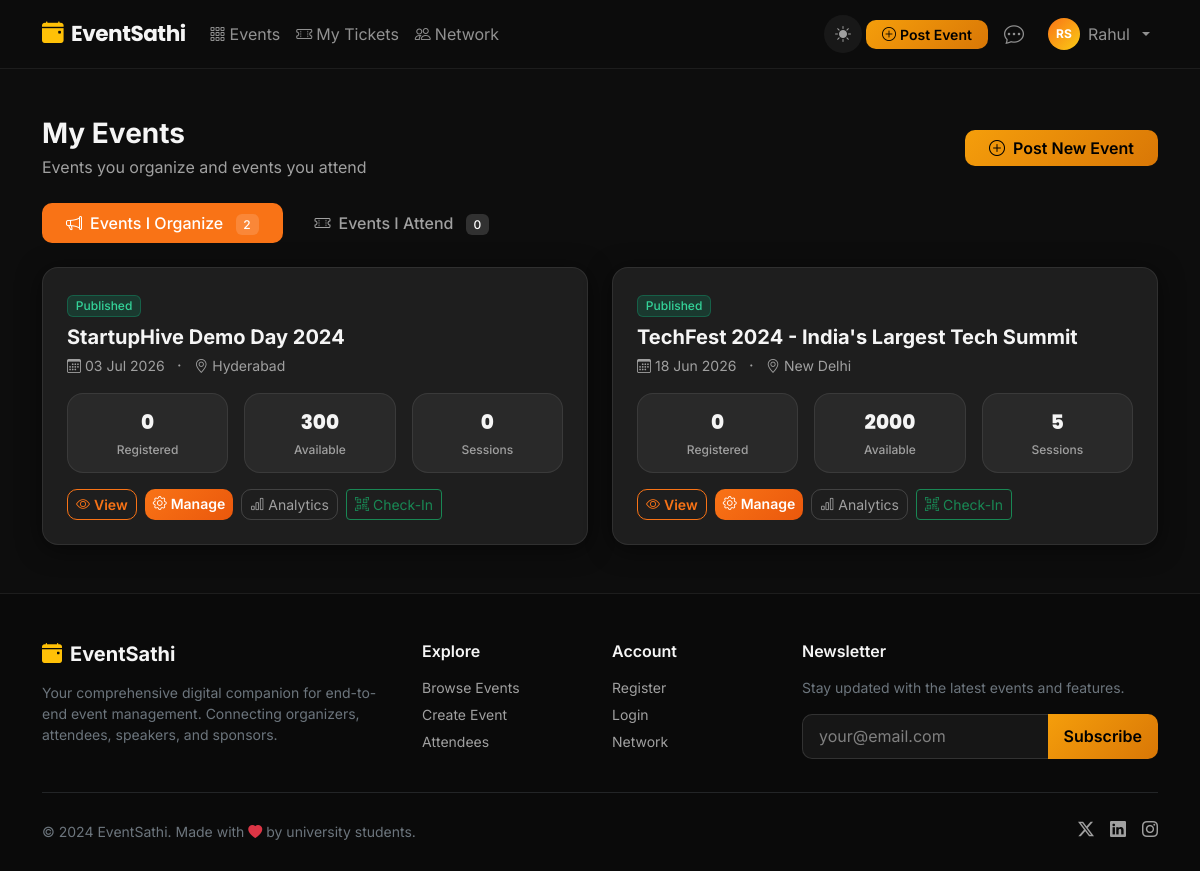
The app's page /events/my/events/ (signed in) with its own data.
### events/models.py (models this page shows, shortened)
class Event(models.Model):
    STATUS_CHOICES = [
        ('draft', 'Draft'),
        ('published', 'Published'),
        ('ongoing', 'Ongoing'),
        ('completed', 'Completed'),
        ('cancelled', 'Cancelled'),
    ]
    CATEGORY_CHOICES = [
        ('conference', 'Conference'),
        ('workshop', 'Workshop'),
        ('seminar', 'Seminar'),
        ('webinar', 'Webinar'),
        ('hackathon', 'Hackathon'),
        ('cultural', 'Cultural'),
        ('sports', 'Sports'),
        ('networking', 'Networking'),
        ('other', 'Other'),
    ]
    organizer = models.ForeignKey(User, on_delete=models.CASCADE, related_name='organized_events')
    title = models.CharField(max_length=300)
    slug = models.SlugField(max_length=300, unique=True)
    description = models.TextField()
    category = models.CharField(max_length=50, choices=CATEGORY_CHOICES, default='conference')
    banner = models.ImageField(upload_to='event_banners/', blank=True, null=True)
    start_date = models.DateTimeField()
    end_date = models.DateTimeField()
    registration_start = models.DateTimeField(blank=True, null=True)
    registration_end = models.DateTimeField(blank=True, null=True)
    venue = models.CharField(max_length=300)
    city = models.CharField(max_length=100)
    is_virtual = models.BooleanField(default=False)
    virtual_link = models.URLField(blank=True)
    max_capacity = models.PositiveIntegerField(default=100)
    status = models.CharField(max_length=20, choices=STATUS_CHOICES, default='published')
    is_featured = models.BooleanField(default=False)
    tags = models.CharField(max_length=500, blank=True)
    created_at = models.DateTimeField(auto_now_add=True)
    updated_at = models.DateTimeField(auto_now=True)
    class Meta:
        ordering = ['-start_date']
    def get_registered_count(self):
        return self.registrations.filter(status='confirmed').count()
    def get_available_seats(self):
        return self.max_capacity - self.get_registered_count()

### events/views.py (the view)
# urls.py: path('my/events/', views.my_events, name='my_events'),
@login_required
def my_events(request):
    organized = Event.objects.filter(organizer=request.user).order_by('-created_at')
    registered = Registration.objects.filter(user=request.user).select_related('event', 'ticket_tier').order_by('-registered_at')
    profile = getattr(request.user, 'profile', None)
    is_organizer = profile and profile.role in ['organizer'] or request.user.is_staff
    return render(request, 'events/my_events.html', {
        'organized': organized,
        'registered': registered,
        'is_organizer': is_organizer,
    })

### templates/events/my_events.html (shortened to what this page needs)
{% extends 'base.html' %}
{% block content %}
<div class="container py-5">
    <div class="d-flex justify-content-between align-items-center mb-4">
        <div>
            <h3 class="fw-bold mb-1">My Events</h3>
            <p class="text-muted mb-0">
                {% if is_organizer %}Events you organize and events you attend{% else %}Events you've registered for{% endif %}
            </p>
        </div>
        {% if is_organizer %}
        <a href="{% url 'event_create' %}" class="btn btn-warning px-4 fw-semibold">
            <i class="bi bi-plus-circle me-2"></i>Post New Event
        </a>
        {% endif %}
    </div>
    {% if is_organizer %}
    <ul class="nav nav-pills mb-4 gap-2" id="eventsTab">
        <li class="nav-item">
            <button class="nav-link active px-4" id="organized-tab" data-bs-toggle="pill" data-bs-target="#organized" type="button">
                <i class="bi bi-megaphone me-2"></i>Events I Organize
                <span class="badge ms-2" style="background:rgba(255,255,255,0.15);">{{ organized.count }}</span>
            </button>
        </li>
        <li class="nav-item">
            <button class="nav-link px-4" id="registered-tab" data-bs-toggle="pill" data-bs-target="#registered" type="button">
                <i class="bi bi-ticket-perforated me-2"></i>Events I Attend
                <span class="badge ms-2" style="background:rgba(255,255,255,0.15);">{{ registered.count }}</span>
            </button>
        </li>
    </ul>
    {% endif %}
    <div class="tab-content">
        {% if is_organizer %}
        <div class="tab-pane fade show active" id="organized">
            {% if organized %}
            <div class="row gy-4">
                {% for event in organized %}
                <div class="col-lg-6">
                    <div class="card p-4 event-card h-100">
                        <div class="d-flex justify-content-between align-items-start mb-3">
                            <div>
                                <span class="badge badge-status-{{ event.status }} mb-2">{{ event.get_status_display }}</span>
                                <h5 class="fw-bold mb-1">{{ event.title }}</h5>
                                <small class="text-muted"><i class="bi bi-calendar3 me-1"></i>{{ event.start_date|date:"d M Y" }}</small>
                                <span class="text-muted mx-2">·</span>
                                <small class="text-muted"><i class="bi bi-geo-alt me-1"></i>{{ event.city }}</small>
                            </div>
                        </div>
                        <div class="d-flex gap-3 mb-3">
                            <div class="metric-card flex-fill" style="padding:0.8rem;">
                                <div class="metric-value fs-5">{{ event.get_registered_count }}</div>
                                <div class="metric-label" style="font-size:0.75rem;">Registered</div>
                            </div>
                            <div class="metric-card flex-fill" style="padding:0.8rem;">
                                <div class="metric-value fs-5">{{ event.get_available_seats }}</div>
                                <div class="metric-label" style="font-size:0.75rem;">Available</div>
                            </div>
                            <div class="metric-card flex-fill" style="padding:0.8rem;">
                                <div class="metric-value fs-5">{{ event.sessions.count }}</div>
                                <div class="metric-label" style="font-size:0.75rem;">Sessions</div>
                            </div>
                        </div>
                        <div class="d-flex gap-2 flex-wrap mt-auto">
                            <a href="{% url 'event_detail' event.slug %}" class="btn btn-sm btn-outline-primary">
                                <i class="bi bi-eye me-1"></i>View
                            </a>
                            <a href="{% url 'event_manage' event.slug %}" class="btn btn-sm btn-primary">
                                <i class="bi bi-gear me-1"></i>Manage
                            </a>
                            <a href="{% url 'event_analytics' event.slug %}" class="btn btn-sm btn-outline-secondary">
                                <i class="bi bi-bar-chart me-1"></i>Analytics
                            </a>
                            <a href="{% url 'check_in' event.slug %}" class="btn btn-sm btn-outline-success">
                                <i class="bi bi-qr-code-scan me-1"></i>Check-In
                            </a>
                        </div>
                    </div>
                </div>
                {% endfor %}
            </div>
            {% endif %}
        </div>
        {% endif %}
    </div>
</div>
{% endblock %}

### templates/base.html (shortened to what this page needs)
<!DOCTYPE html>
<html lang="en" data-theme="dark">
<head>
    <link href="https://cdn.jsdelivr.net/npm/bootstrap@5.3.2/dist/css/bootstrap.min.css" rel="stylesheet">
    <link href="https://cdn.jsdelivr.net/npm/bootstrap-icons@1.11.3/font/bootstrap-icons.css" rel="stylesheet">
    {% load static %}
    <link rel="stylesheet" href="{% static 'css/style.css' %}">
</head>
<body>
<nav class="navbar navbar-expand-lg navbar-dark sticky-top" id="mainNav">
    <div class="container">
        <a class="navbar-brand fw-bold" href="{% url 'home' %}">
            <i class="bi bi-calendar-event-fill me-2 text-warning"></i>EventSathi
        </a>
        <div class="collapse navbar-collapse" id="navbarNav">
            <ul class="navbar-nav me-auto">
                <li class="nav-item">
                    <a class="nav-link" href="{% url 'event_list' %}"><i class="bi bi-grid-3x3-gap me-1"></i>Events</a>
                </li>
                {% if user.is_authenticated %}
                <li class="nav-item">
                    <a class="nav-link" href="{% url 'my_tickets' %}"><i class="bi bi-ticket-perforated me-1"></i>My Tickets</a>
                </li>
                <li class="nav-item">
                    <a class="nav-link" href="{% url 'network_hub' %}"><i class="bi bi-people me-1"></i>Network</a>
                </li>
                {% endif %}
            </ul>
            <ul class="navbar-nav ms-auto align-items-center">
                <li class="nav-item me-1">
                    <button class="theme-toggle border-0" id="themeToggle" title="Toggle light/dark mode">
                        <i class="bi bi-moon-stars-fill" id="themeIcon"></i>
                    </button>
                </li>
                {% if user.is_authenticated %}
                {% with profile=user.profile %}
                {% if profile.role == 'organizer' or user.is_staff %}
                <li class="nav-item me-2">
                    <a class="btn btn-warning btn-sm px-3 fw-semibold" href="{% url 'event_create' %}">
                        <i class="bi bi-plus-circle me-1"></i>Post Event
                    </a>
                </li>
                {% endif %}
                {% endwith %}
                <li class="nav-item me-2">
                    <a class="nav-link position-relative" href="{% url 'messages_list' %}">
                        <i class="bi bi-chat-dots fs-5"></i>
                    </a>
                </li>
                <li class="nav-item dropdown">
                    <a class="nav-link dropdown-toggle d-flex align-items-center gap-2" href="#" data-bs-toggle="dropdown">
                        <div class="avatar-sm">{{ user.first_name|first|upper }}{{ user.last_name|first|upper }}</div>
                        <span>{{ user.first_name|default:user.username }}</span>
                    </a>
                </li>
                {% endif %}
            </ul>
        </div>
    </div>
</nav>
{% block content %}{% endblock %}
<footer class="footer mt-auto">
    <div class="container">
        <div class="row gy-4">
            <div class="col-lg-4">
                <h5 class="fw-bold text-white mb-3"><i class="bi bi-calendar-event-fill me-2 text-warning"></i>EventSathi</h5>
                <p class="text-secondary small">Your comprehensive digital companion for end-to-end event management. Connecting organizers, attendees, speakers, and sponsors.</p>
            </div>
            <div class="col-lg-2 col-6">
                <h6 class="text-white fw-semibold mb-3">Explore</h6>
                <ul class="list-unstyled small">
                    <li><a href="{% url 'event_list' %}" class="footer-link">Browse Events</a></li>
                    <li><a href="{% url 'event_create' %}" class="footer-link">Create Event</a></li>
                    <li><a href="{% url 'attendees_list' %}" class="footer-link">Attendees</a></li>
                </ul>
            </div>
            <div class="col-lg-2 col-6">
                <h6 class="text-white fw-semibold mb-3">Account</h6>
                <ul class="list-unstyled small">
                    <li><a href="{% url 'register' %}" class="footer-link">Register</a></li>
                    <li><a href="{% url 'login' %}" class="footer-link">Login</a></li>
                    <li><a href="{% url 'network_hub' %}" class="footer-link">Network</a></li>
                </ul>
            </div>
            <div class="col-lg-4">
                <h6 class="text-white fw-semibold mb-3">Newsletter</h6>
                <p class="text-secondary small">Stay updated with the latest events and features.</p>
                <div class="input-group">
                    <input type="email" class="form-control bg-dark border-secondary text-white" placeholder="your@email.com">
                    <button class="btn btn-warning px-3">Subscribe</button>
                </div>
            </div>
        </div>
        <hr class="border-secondary mt-4">
        <div class="d-flex flex-wrap justify-content-between align-items-center py-2">
            <p class="text-secondary small mb-0">&copy; 2024 EventSathi. Made with <i class="bi bi-heart-fill text-danger"></i> by university students.</p>
            <div class="d-flex gap-3">
                <a href="#" class="footer-link"><i class="bi bi-twitter-x"></i></a>
                <a href="#" class="footer-link"><i class="bi bi-linkedin"></i></a>
                <a href="#" class="footer-link"><i class="bi bi-instagram"></i></a>
            </div>
        </div>
    </div>
</footer>
</body>
</html>

### records on screen
Event: status "Published", title "StartupHive Demo Day 2024", start_date "03 Jul 2026", city "Hyderabad", get_registered_count "0", get_available_seats "300", sessions.count "0"
Event: status "Published", title "TechFest 2024 - India's Largest Tech Summit", start_date "18 Jun 2026", city "New Delhi", get_registered_count "0", get_available_seats "2000", sessions.count "5"

### other values on screen
{{ user.first_name|first|upper }} "R"
{{ user.last_name|first|upper }} "S"
{{ user.first_name|default:user.username }} "Rahul"
{{ organized.count }} "2"
{{ registered.count }} "0"
